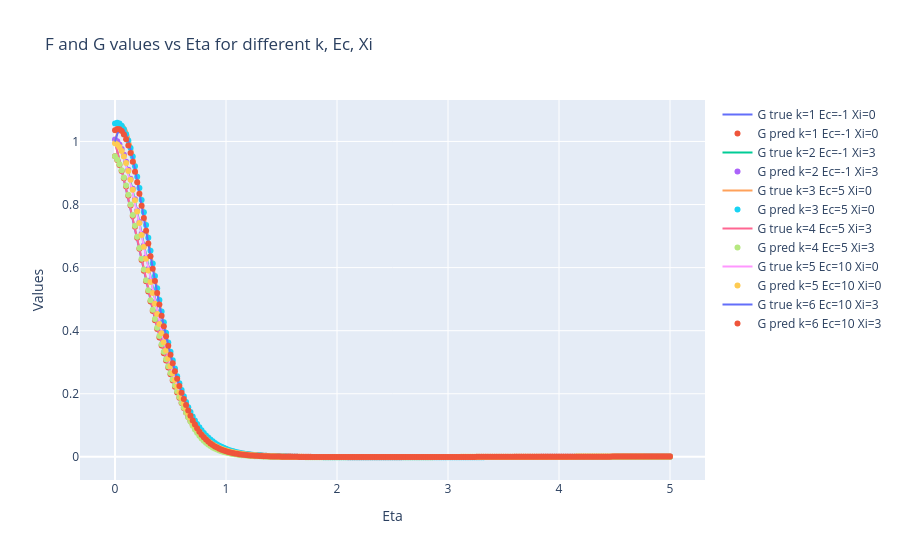

This figure's notebook cell:
### Code cell
#PLOT PLOTLY GRAPH FOR aCTUAL VALUES F1 to F12
import plotly.express as px
import plotly.graph_objects as go
fig = go.Figure()
for k in range(1,7):
    sub = df[df['k']==k].sort_values('Eta')
    ec, xi = G_map[int(k)]
    #fig.add_trace(go.Scatter(x=sub['Eta'], y=sub['Fval'], mode='lines+markers', name=f'F true k={int(k)} Ec={ec} Xi={xi}'))
    #fig.add_trace(go.Scatter(x=sub['Eta'], y=sub['p_Fval'], mode='lines+markers', name=f'F pred k={int(k)} Ec={ec} Xi={xi}'))
    fig.add_trace(go.Scatter(x=sub['Eta'], y=sub['Gval'], mode='lines', name=f'G true k={int(k)} Ec={ec} Xi={xi}'))
    fig.add_trace(go.Scatter(x=sub['Eta'], y=sub['p_Gval'], mode='markers', name=f'G pred k={int(k)} Ec={ec} Xi={xi}'))
fig.update_layout(title='F and G values vs Eta for different k, Ec, Xi', xaxis_title='Eta', yaxis_title='Values')
fig.write_html(os.path.join(OUT_DIR, "G_G-Pred_values_plotly.html"))
fig.show()

### Figure 1 — Plotly figure (JSON) as saved in the notebook; plotly's stock layout.template omitted (floating-point values rounded to 4 significant figures; data arrays with more than 128 entries replaced by an {"elided": "..."} marker saying what was removed)
{"data": [{"mode": "lines", "name": "G true k=1 Ec=-1 Xi=0", "type": "scatter", "x": {"elided": "251 float values"}, "y": {"elided": "251 float values"}}, {"mode": "markers", "name": "G pred k=1 Ec=-1 Xi=0", "type": "scatter", "x": {"elided": "251 float values"}, "y": {"elided": "251 float values"}}, {"mode": "lines", "name": "G true k=2 Ec=-1 Xi=3", "type": "scatter", "x": {"elided": "251 float values"}, "y": {"elided": "251 float values"}}, {"mode": "markers", "name": "G pred k=2 Ec=-1 Xi=3", "type": "scatter", "x": {"elided": "251 float values"}, "y": {"elided": "251 float values"}}, {"mode": "lines", "name": "G true k=3 Ec=5 Xi=0", "type": "scatter", "x": {"elided": "251 float values"}, "y": {"elided": "251 float values"}}, {"mode": "markers", "name": "G pred k=3 Ec=5 Xi=0", "type": "scatter", "x": {"elided": "251 float values"}, "y": {"elided": "251 float values"}}, {"mode": "lines", "name": "G true k=4 Ec=5 Xi=3", "type": "scatter", "x": {"elided": "251 float values"}, "y": {"elided": "251 float values"}}, {"mode": "markers", "name": "G pred k=4 Ec=5 Xi=3", "type": "scatter", "x": {"elided": "251 float values"}, "y": {"elided": "251 float values"}}, {"mode": "lines", "name": "G true k=5 Ec=10 Xi=0", "type": "scatter", "x": {"elided": "251 float values"}, "y": {"elided": "251 float values"}}, {"mode": "markers", "name": "G pred k=5 Ec=10 Xi=0", "type": "scatter", "x": {"elided": "251 float values"}, "y": {"elided": "251 float values"}}, {"mode": "lines", "name": "G true k=6 Ec=10 Xi=3", "type": "scatter", "x": {"elided": "251 float values"}, "y": {"elided": "251 float values"}}, {"mode": "markers", "name": "G pred k=6 Ec=10 Xi=3", "type": "scatter", "x": {"elided": "251 float values"}, "y": {"elided": "251 float values"}}], "layout": {"title": {"text": "F and G values vs Eta for different k, Ec, Xi"}, "xaxis": {"title": {"text": "Eta"}}, "yaxis": {"title": {"text": "Values"}}}}
